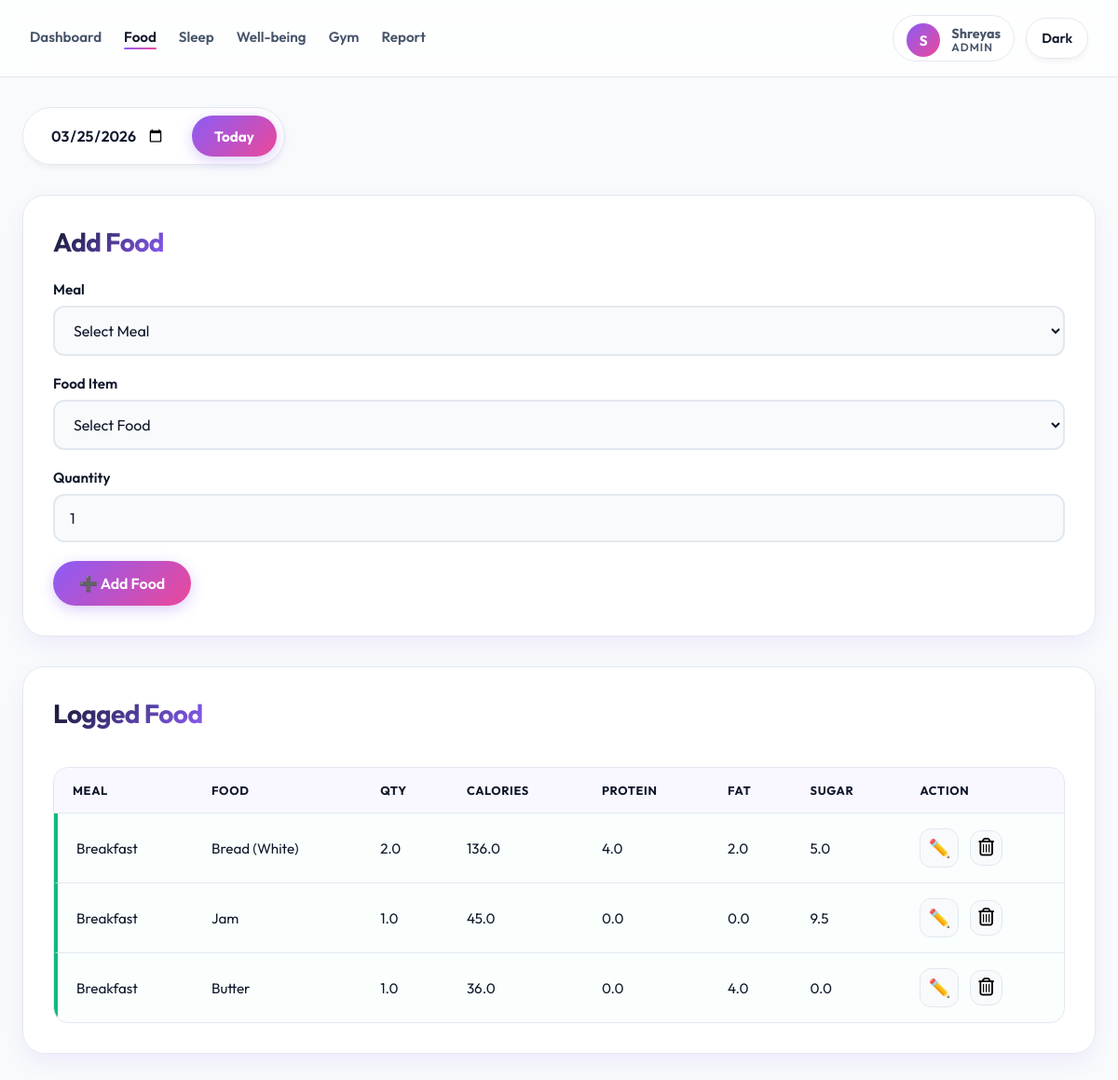
The page /food (signed in) on the database its author committed.
### tables this page shows
CREATE TABLE "users" (
            id INTEGER PRIMARY KEY AUTOINCREMENT,
            email TEXT UNIQUE NOT NULL,
            password_hash TEXT NOT NULL,
            name TEXT,
            age INTEGER,
            height REAL,
            weight REAL,
            role TEXT NOT NULL DEFAULT 'user',
            is_active INTEGER NOT NULL DEFAULT 1,
            created_at TEXT NOT NULL DEFAULT CURRENT_TIMESTAMP
        );

CREATE TABLE food_log (
            id INTEGER PRIMARY KEY AUTOINCREMENT,
            date TEXT,
            meal TEXT,
            food TEXT,
            qty REAL,
            calories REAL,
            protein REAL,
            fat REAL,
            sugar REAL
        , user_id INTEGER);

### app.py (the view, shortened to what this page needs)
@app.route("/food", methods=["GET", "POST"])
@login_required
def food():
    db = get_db()
    selected_date = normalize_selected_date(request.args.get("date", request.form.get("date")))
    food_logs = db.execute(
        "SELECT * FROM food_log WHERE user_id = ? AND date = ? ORDER BY id DESC",
        (current_user.id, selected_date),
    ).fetchall()
    db.close()
    return render_page(
        "food.html",
        active_page="food",
        food_logs=food_logs,
        food_data=FOOD_DATA,
        selected_date=selected_date,
        max_date=date.today().isoformat(),
    )

### app.py (called while the page is built)
def get_db():
    db = sqlite3.connect(DB_NAME)
    db.row_factory = sqlite3.Row
    db.execute("PRAGMA foreign_keys = ON")
    return db

def get_user_by_id(user_id):
    db = get_db()
    row = db.execute("SELECT * FROM users WHERE id = ?", (user_id,)).fetchone()
    db.close()
    return User(row) if row else None

def render_page(template_name, **context):
    return render_template(template_name, **context)

@login_manager.user_loader
def load_user(user_id):
    return get_user_by_id(int(user_id))

def normalize_selected_date(raw_date):
    today_iso = date.today().isoformat()
    if not raw_date:
        return today_iso
    try:
        parsed = datetime.strptime(raw_date, "%Y-%m-%d").date()
    except ValueError:
        return today_iso
    return min(parsed, date.today()).isoformat()

    @property
    def is_active(self):
        return self.active

### templates/food.html (shortened to what this page needs)
<!DOCTYPE html>
<html lang="en">
<head>
    <link rel="stylesheet" href="{{ url_for('static', filename='style.css') }}">
    <link rel="stylesheet" href="https://cdnjs.cloudflare.com/ajax/libs/font-awesome/6.5.0/css/all.min.css">
</head>
<body>
{% include "_navbar.html" %}
<div class="page-container">
    <div class="date-control">
        <form method="get">
            <input
                type="date"
                name="date"
                value="{{ selected_date }}"
                max="{{ max_date }}"
                onchange="this.form.submit()"
                class="date-input"
            >
        </form>
        <a href="/food" class="today-btn">Today</a>
    </div>
    <div class="card">
        <h2>Add Food</h2>
        <form method="post" class="food-form">
            <div class="form-row">
                <label>Meal</label>
                <select name="meal" id="mealSelect" required>
                    <option value="">Select Meal</option>
                </select>
            </div>
            <div class="form-row">
                <label>Food Item</label>
                <select name="food" id="foodSelect" required>
                    <option value="">Select Food</option>
                </select>
            </div>
            <div class="form-row">
                <label>Quantity</label>
                <input
                    type="number"
                    name="qty"
                    value="1"
                    step="0.5"
                    min="0.5"
                    required
                >
            </div>
            <button type="submit" class="primary-btn">➕ Add Food</button>
        </form>
    </div>
    <div class="card">
        <h2>Logged Food</h2>
        {% if food_logs %}
        <div class="table-wrapper">
        <table>
            <tr>
                <th>Meal</th>
                <th>Food</th>
                <th>Qty</th>
                <th>Calories</th>
                <th>Protein</th>
                <th>Fat</th>
                <th>Sugar</th>
                <th>Action</th>
            </tr>
            {% for f in food_logs %}
            <tr class="meal-{{ f.meal }}">
                <td>{{ f.meal }}</td>
                <td>{{ f.food }}</td>
                <td>{{ f.qty | round(2) }}</td>
                <td>{{ f.calories | round(2) }}</td>
                <td>{{ f.protein | round(2) }}</td>
                <td>{{ f.fat | round(2) }}</td>
                <td>{{ f.sugar | round(2) }}</td>
                <td class="action-cell">
                    <a href="/food/edit/{{ f.id }}"
                       class="action-btn edit-btn"
                       title="Edit">✏️</a>
                    <form method="post"
                          action="{{ url_for('delete_food', item_id=f.id) }}"
                          class="inline-form"
                          onsubmit="return confirm('Delete this item?')">
                    <button type="submit" class="action-btn delete-btn" title="Delete">
                        <i class="fa-regular fa-trash-can"></i>                    </button>
                    </form>
                </td>
            </tr>
            {% endfor %}
        </table>
        </div>
        {% else %}
            <p class="empty-state">No food logged for this date 🍽️</p>
        {% endif %}
    </div>
</div>
</body>
</html>

### templates/_navbar.html (shortened to what this page needs)
<nav class="navbar">
    <div class="nav-left" id="navMenu">
        <a href="{{ url_for('index') }}" class="{{ 'active' if active_page == 'dashboard' else '' }}">Dashboard</a>
        <a href="{{ url_for('food') }}" class="{{ 'active' if active_page == 'food' else '' }}">Food</a>
        <a href="{{ url_for('sleep') }}" class="{{ 'active' if active_page == 'sleep' else '' }}">Sleep</a>
        <a href="{{ url_for('wellbeing') }}" class="{{ 'active' if active_page == 'wellbeing' else '' }}">Well-being</a>
        <a href="{{ url_for('gym') }}" class="{{ 'active' if active_page == 'gym' else '' }}">Gym</a>
        <a href="{{ url_for('report') }}" class="{{ 'active' if active_page == 'report' else '' }}">Report</a>
    </div>
    <div class="nav-right">
        {% if current_user.is_authenticated %}
        <a href="{{ url_for('profile') }}" class="nav-user nav-user-link">
            <div class="nav-avatar nav-avatar-fallback">{{ current_user.name[:1] | upper }}</div>
            <div class="nav-user-meta">
                <strong>{{ current_user.name }}</strong>
                <span>{{ current_user.role|title }}</span>
            </div>
        </a>
        {% endif %}
        <button id="themeToggle" class="theme-btn">Dark</button>
    </div>
</nav>

### rows shown on the page
users: name "S", name "Shreyas", role "ADMIN"
food_log: meal "Breakfast", food "Bread (White)", qty "2.0", calories "136.0", protein "4.0", fat "2.0", sugar "5.0"
food_log: meal "Breakfast", food "Jam", qty "1.0", calories "45.0", protein "0.0", fat "0.0", sugar "9.5"
food_log: meal "Breakfast", food "Butter", qty "1.0", calories "36.0", protein "0.0", fat "4.0", sugar "0.0"
